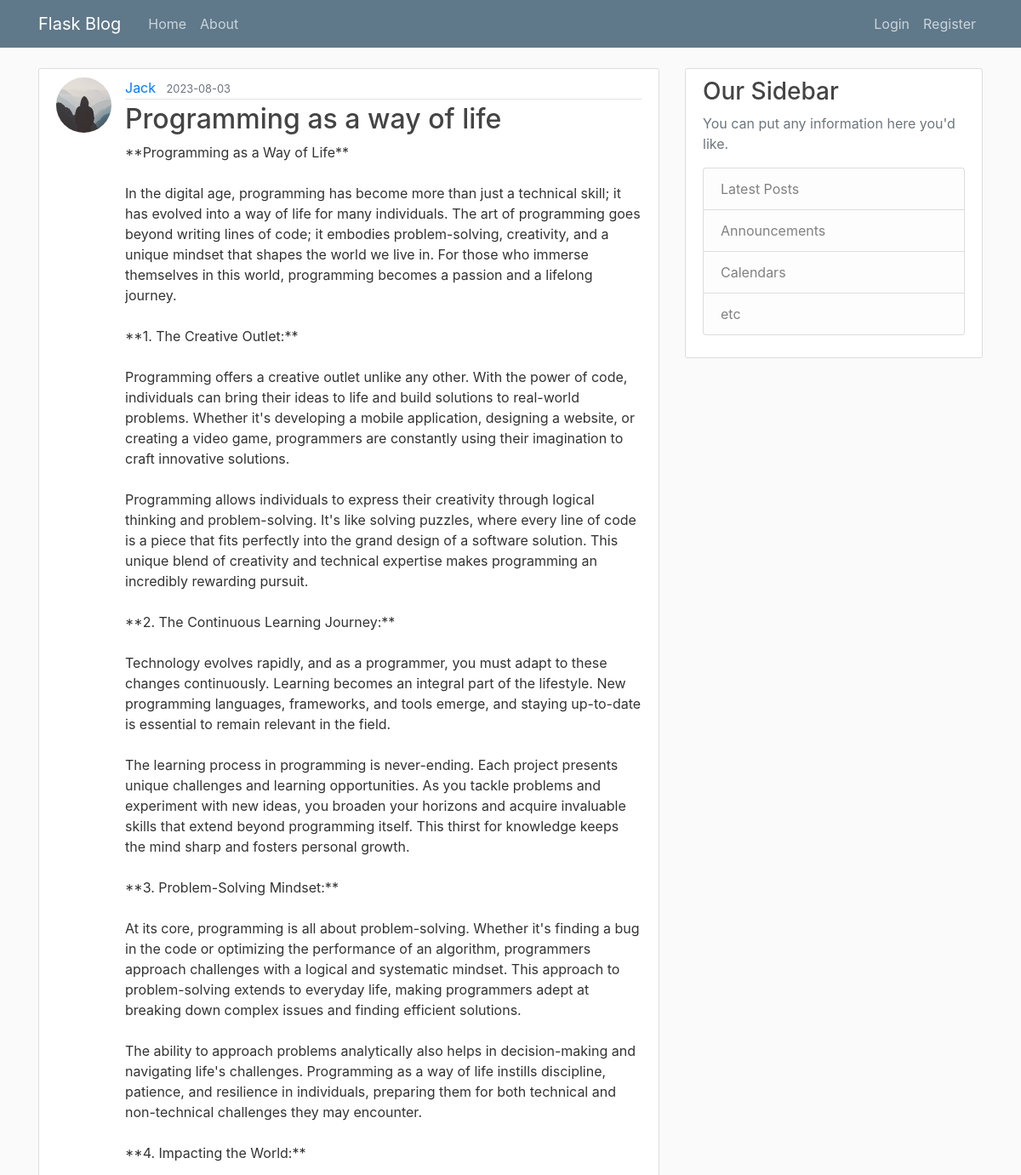
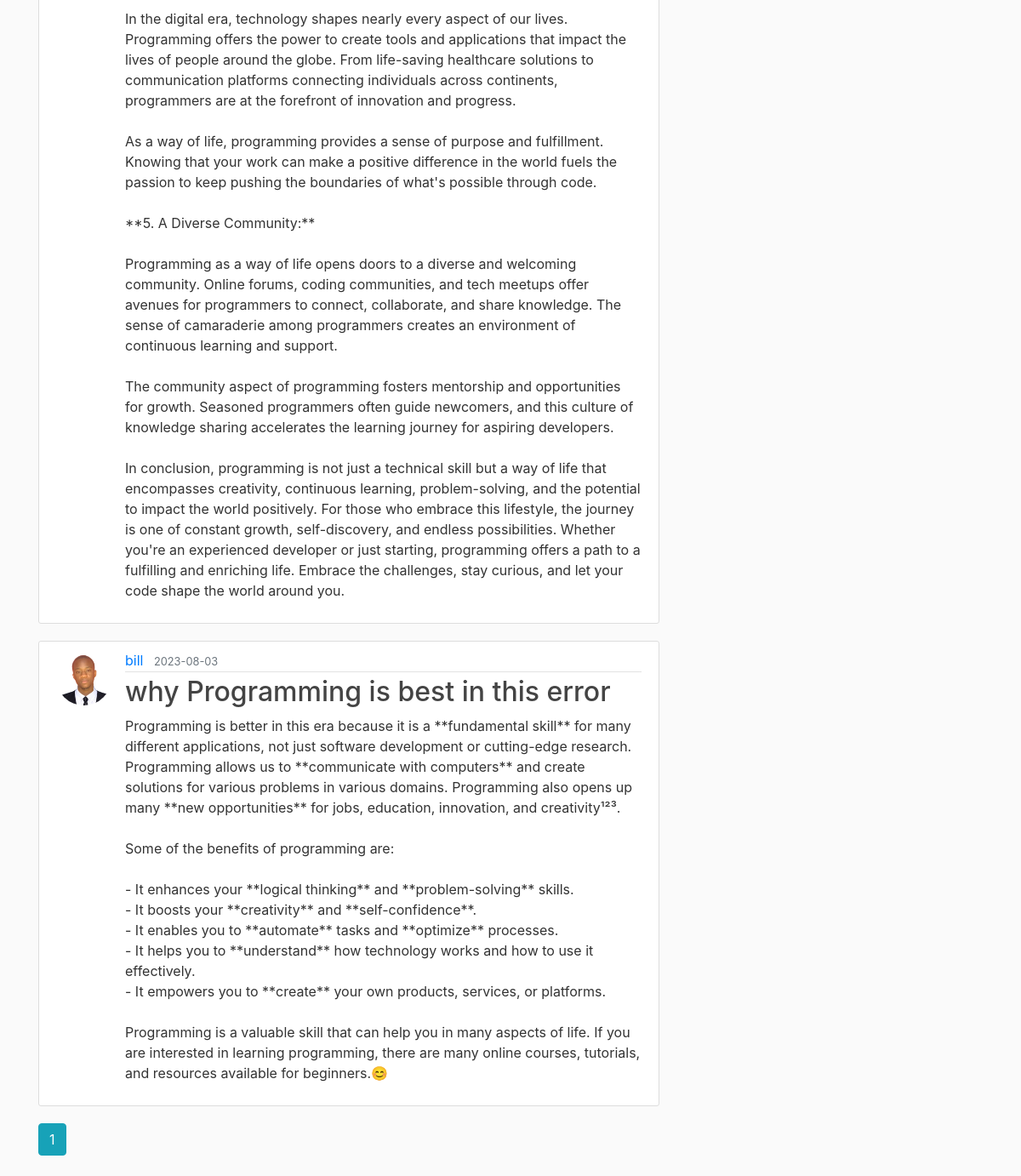
The page /home on the database its author committed (2 pictures, top to bottom).
### flaskblog/models.py (models this page shows, shortened)
class Post(db.Model):
    id = db.Column(db.Integer, primary_key=True)
    title = db.Column(db.String(100), nullable=False)
    date_posted = db.Column(db.DateTime, nullable=False, default=datetime.utcnow)
    content = db.Column(db.Text, nullable=False)
    user_id = db.Column(db.Integer, db.ForeignKey('user.id'), nullable=False)

class User(db.Model, UserMixin):
    id = db.Column(db.Integer, primary_key=True)
    username = db.Column(db.String(20), unique=True, nullable=False)
    email = db.Column(db.String(120), unique=True, nullable=False)
    image_file = db.Column(db.String(20), nullable=False, default='default.jpg')
    password = db.Column(db.String(60), nullable=False)
    posts = db.relationship('Post', backref='author', lazy=True)

### flaskblog/main/routes.py (the view)
@main.route("/")
@main.route("/home")
def home():
    page = request.args.get('page', 1, type=int)
    posts = Post.query.order_by(Post.date_posted.desc()).paginate(page=page, per_page=5)
    return render_template('home.html', posts=posts)

### flaskblog/templates/home.html
{% extends "layout.html" %}
{% block content %}
    {% for post in posts.items %}
        <article class="media content-section">
          <img class="rounded-circle article-img" src="{{ url_for('static', filename='profile_pics/' + post.author.image_file) }}">
          <div class="media-body">
            <div class="article-metadata">
              <a class="mr-2" href="{{ url_for('users.user_posts', username=post.author.username) }}">{{ post.author.username }}</a>
              <small class="text-muted">{{ post.date_posted.strftime('%Y-%m-%d') }}</small>
            </div>
            <h2><a class="article-title" href="{{ url_for('posts.post', post_id=post.id) }}">{{ post.title }}</a></h2>
            <p class="article-content">{{ post.content }}</p>
          </div>
        </article>
    {% endfor %}
    {% for page_num in posts.iter_pages(left_edge=1, right_edge=1, left_current=1, right_current=2) %}
      {% if page_num %}
        {% if posts.page == page_num %}
          <a class="btn btn-info mb-4" href="{{ url_for('main.home', page=page_num) }}">{{ page_num }}</a>
        {% else %}
          <a class="btn btn-outline-info mb-4" href="{{ url_for('main.home', page=page_num) }}">{{ page_num }}</a>
        {% endif %}
      {% else %}
        ...
      {% endif %}
    {% endfor %}
{% endblock content %}

### flaskblog/templates/layout.html (shortened to what this page needs)
<!DOCTYPE html>
<html>
<head>
    <link rel="stylesheet" href="https://maxcdn.bootstrapcdn.com/bootstrap/4.0.0/css/bootstrap.min.css">
    <link rel="stylesheet" type="text/css" href="{{ url_for('static', filename='main.css') }}">
</head>
<body>
    <header class="site-header">
      <nav class="navbar navbar-expand-md navbar-dark bg-steel fixed-top">
        <div class="container">
          <a class="navbar-brand mr-4" href="/">Flask Blog</a>
          <div class="collapse navbar-collapse" id="navbarToggle">
            <div class="navbar-nav mr-auto">
              <a class="nav-item nav-link" href="{{ url_for('main.home') }}">Home</a>
              <a class="nav-item nav-link" href="{{ url_for('main.about') }}">About</a>
            </div>
            <div class="navbar-nav">
              {% if current_user.is_authenticated %}
                <a class="nav-item nav-link" href="{{ url_for('posts.new_post') }}">New Post</a>
                <a class="nav-item nav-link" href="{{ url_for('users.account') }}">Account</a>
                <a class="nav-item nav-link" href="{{ url_for('users.logout') }}">Logout</a>
              {% else %}
                <a class="nav-item nav-link" href="{{ url_for('users.login') }}">Login</a>
                <a class="nav-item nav-link" href="{{ url_for('users.register') }}">Register</a>
              {% endif %}
            </div>
          </div>
        </div>
      </nav>
    </header>
    <main role="main" class="container">
      <div class="row">
        <div class="col-md-8">
          {% block content %}{% endblock %}
        </div>
        <div class="col-md-4">
          <div class="content-section">
            <h3>Our Sidebar</h3>
            <p class='text-muted'>You can put any information here you'd like.
              <ul class="list-group">
                <li class="list-group-item list-group-item-light">Latest Posts</li>
                <li class="list-group-item list-group-item-light">Announcements</li>
                <li class="list-group-item list-group-item-light">Calendars</li>
                <li class="list-group-item list-group-item-light">etc</li>
              </ul>
            </p>
          </div>
        </div>
      </div>
    </main>
</body>
</html>

### flaskblog/static/main.css (style rules this page uses)
body { background: #fafafa; color: #333333; margin-top: 5rem; }
h1, h2, h3, h4, h5, h6 { color: #444444; }
.bg-steel { background-color: #5f788a; }
.site-header .navbar-nav .nav-link { color: #cbd5db; }
.content-section { background: #ffffff; padding: 10px 20px; border: 1px solid #dddddd; border-radius: 3px; margin-bottom: 20px; }
.article-title { color: #444444; }
.article-content { white-space: pre-line; }
.article-img { height: 65px; width: 65px; margin-right: 16px; }
.article-metadata { padding-bottom: 1px; margin-bottom: 4px; border-bottom: 1px solid #e3e3e3 }

### rows shown on the page
Post: image_file (placeholder picture), author.username "Jack", date_posted "2023-08-03", title "Programming as a way of life", content "**Programming as a Way of Life** In the digital age, programming has become more than just a technical skill; it has evolved into a way of life for many individuals. The art of programming goes beyond writing lines of code; it embodies problem-solving, creativity, and a unique mindset that shapes the world we live in. For those who immerse themselves in this world, programming becomes a passion and a lifelong journey. **1. The Creative Outlet:** Programming offers a creative outlet unlike any other. With the power of code, individuals can bring their ideas to life and build solutions to real-world problems. Whether it's developing a mobile application, designing a website, or creating a…"
Post: image_file (picture), author.username "bill", date_posted "2023-08-03", title "why Programming is best in this error", content "Programming is better in this era because it is a **fundamental skill** for many different applications, not just software development or cutting-edge research. Programming allows us to **communicate with computers** and create solutions for various problems in various domains. Programming also opens up many **new opportunities** for jobs, education, innovation, and creativity¹²³. Some of the benefits of programming are: - It enhances your **logical thinking** and **problem-solving** skills. - It boosts your **creativity** and **self-confidence**. - It enables you to **automate** tasks and **optimize** processes. - It helps you to **understand** how technology works and how to use it…"

### other values the page prints
{{ page_num }} "1"
